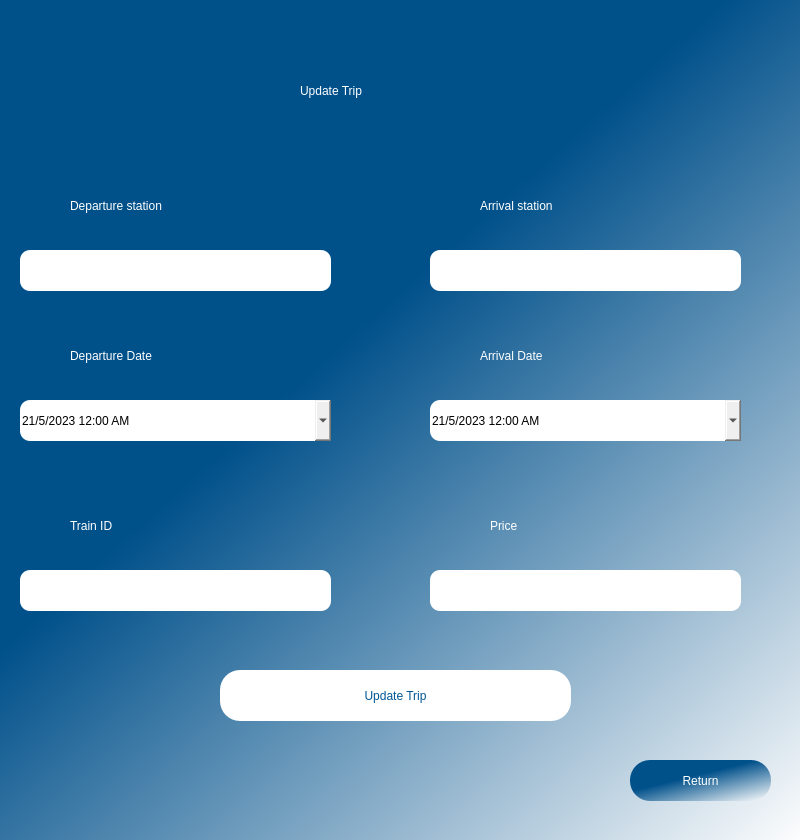
<?xml version="1.0" encoding="UTF-8"?>
<ui version="4.0">
 <class>Dialog</class>
 <widget class="QDialog" name="Dialog">
  <property name="geometry">
   <rect>
    <x>0</x>
    <y>0</y>
    <width>800</width>
    <height>840</height>
   </rect>
  </property>
  <property name="windowTitle">
   <string>Dialog</string>
  </property>
  <widget class="QWidget" name="frame" native="true">
   <property name="geometry">
    <rect>
     <x>0</x>
     <y>0</y>
     <width>800</width>
     <height>850</height>
    </rect>
   </property>
   <property name="styleSheet">
    <string notr="true">QWidget#frame{
    
	background-color: qlineargradient(spread:pad, x1:0.467, y1:0.37, x2:1, y2:1, stop:0 rgba(0, 80, 138, 255), stop:1 rgba(255, 255, 255, 255));

}</string>
   </property>
   <widget class="QLabel" name="label_3">
    <property name="geometry">
     <rect>
      <x>300</x>
      <y>60</y>
      <width>171</width>
      <height>61</height>
     </rect>
    </property>
    <property name="styleSheet">
     <string notr="true">font: 20 20pt &quot;Sitka Heading Semibold&quot;;
color: rgb(255, 255, 255);</string>
    </property>
    <property name="text">
     <string>Update Trip</string>
    </property>
   </widget>
   <widget class="QLineEdit" name="inputPrice">
    <property name="geometry">
     <rect>
      <x>430</x>
      <y>570</y>
      <width>311</width>
      <height>41</height>
     </rect>
    </property>
    <property name="styleSheet">
     <string notr="true">border-radius: 10px;</string>
    </property>
   </widget>
   <widget class="QLabel" name="priceLabel">
    <property name="geometry">
     <rect>
      <x>490</x>
      <y>510</y>
      <width>181</width>
      <height>31</height>
     </rect>
    </property>
    <property name="styleSheet">
     <string notr="true">font: 20 17pt &quot;Sitka Heading Semibold&quot;;
color: rgb(255, 255, 255);</string>
    </property>
    <property name="text">
     <string>Price</string>
    </property>
   </widget>
   <widget class="QPushButton" name="updateTripButton">
    <property name="geometry">
     <rect>
      <x>220</x>
      <y>670</y>
      <width>351</width>
      <height>51</height>
     </rect>
    </property>
    <property name="styleSheet">
     <string notr="true">QPushButton{
border-radius: 20px;
background-color: rgb(255, 255, 255);
font: 63 12pt &quot;Sitka Small Semibold&quot;;
color:rgb(0, 86, 148);
}

QPushButton:hover{
	background-color: #00508a;
	color:white;
}</string>
    </property>
    <property name="text">
     <string>Update Trip</string>
    </property>
    <property name="default">
     <bool>false</bool>
    </property>
   </widget>
   <widget class="QLineEdit" name="inputDepartureStation">
    <property name="geometry">
     <rect>
      <x>20</x>
      <y>250</y>
      <width>311</width>
      <height>41</height>
     </rect>
    </property>
    <property name="styleSheet">
     <string notr="true">border-radius: 10px;</string>
    </property>
   </widget>
   <widget class="QLabel" name="departureStationLabel">
    <property name="geometry">
     <rect>
      <x>70</x>
      <y>190</y>
      <width>221</width>
      <height>31</height>
     </rect>
    </property>
    <property name="styleSheet">
     <string notr="true">font: 20 17pt &quot;Sitka Heading Semibold&quot;;
color: rgb(255, 255, 255);</string>
    </property>
    <property name="text">
     <string>Departure station</string>
    </property>
   </widget>
   <widget class="QLabel" name="arrivalStationLabel">
    <property name="geometry">
     <rect>
      <x>480</x>
      <y>190</y>
      <width>241</width>
      <height>31</height>
     </rect>
    </property>
    <property name="styleSheet">
     <string notr="true">font: 20 17pt &quot;Sitka Heading Semibold&quot;;
color: rgb(255, 255, 255);</string>
    </property>
    <property name="text">
     <string>Arrival station</string>
    </property>
   </widget>
   <widget class="QLabel" name="startDateLabel">
    <property name="geometry">
     <rect>
      <x>70</x>
      <y>340</y>
      <width>241</width>
      <height>31</height>
     </rect>
    </property>
    <property name="styleSheet">
     <string notr="true">font: 20 17pt &quot;Sitka Heading Semibold&quot;;
color: rgb(255, 255, 255);</string>
    </property>
    <property name="text">
     <string>Departure Date</string>
    </property>
   </widget>
   <widget class="QLineEdit" name="inputArrivalStation">
    <property name="geometry">
     <rect>
      <x>430</x>
      <y>250</y>
      <width>311</width>
      <height>41</height>
     </rect>
    </property>
    <property name="styleSheet">
     <string notr="true">border-radius: 10px;</string>
    </property>
   </widget>
   <widget class="QPushButton" name="returnButton">
    <property name="geometry">
     <rect>
      <x>630</x>
      <y>760</y>
      <width>141</width>
      <height>41</height>
     </rect>
    </property>
    <property name="styleSheet">
     <string notr="true">QPushButton{
border-radius: 20px;
background-color:qlineargradient(spread:pad, x1:0.467, y1:0.37, x2:1, y2:1, stop:0 rgba(0, 80, 138, 255), stop:1 rgba(255, 255, 255, 255));
font: 63 12pt &quot;Sitka Small Semibold&quot;;
color:white;
}

QPushButton:hover{
	background-color: white;
	color: #00508a;
}</string>
    </property>
    <property name="text">
     <string>Return</string>
    </property>
   </widget>
   <widget class="QLabel" name="endDateLabel">
    <property name="geometry">
     <rect>
      <x>480</x>
      <y>340</y>
      <width>241</width>
      <height>31</height>
     </rect>
    </property>
    <property name="styleSheet">
     <string notr="true">font: 20 17pt &quot;Sitka Heading Semibold&quot;;
color: rgb(255, 255, 255);</string>
    </property>
    <property name="text">
     <string>Arrival Date</string>
    </property>
   </widget>
   <widget class="QLabel" name="trainIDLabel">
    <property name="geometry">
     <rect>
      <x>70</x>
      <y>510</y>
      <width>191</width>
      <height>31</height>
     </rect>
    </property>
    <property name="styleSheet">
     <string notr="true">font: 20 17pt &quot;Sitka Heading Semibold&quot;;
color: rgb(255, 255, 255);</string>
    </property>
    <property name="text">
     <string>Train ID</string>
    </property>
   </widget>
   <widget class="QLineEdit" name="inputTrainID">
    <property name="geometry">
     <rect>
      <x>20</x>
      <y>570</y>
      <width>311</width>
      <height>41</height>
     </rect>
    </property>
    <property name="styleSheet">
     <string notr="true">border-radius: 10px;</string>
    </property>
   </widget>
   <widget class="QDateTimeEdit" name="inputStartDate">
    <property name="geometry">
     <rect>
      <x>20</x>
      <y>400</y>
      <width>311</width>
      <height>41</height>
     </rect>
    </property>
    <property name="styleSheet">
     <string notr="true">border-radius: 10px;</string>
    </property>
    <property name="minimumDate">
     <date>
      <year>2023</year>
      <month>5</month>
      <day>21</day>
     </date>
    </property>
    <property name="displayFormat">
     <string>d/M/yyyy h:mm AP</string>
    </property>
    <property name="calendarPopup">
     <bool>true</bool>
    </property>
   </widget>
   <widget class="QDateTimeEdit" name="inputEndDate">
    <property name="geometry">
     <rect>
      <x>430</x>
      <y>400</y>
      <width>311</width>
      <height>41</height>
     </rect>
    </property>
    <property name="styleSheet">
     <string notr="true">border-radius: 10px;</string>
    </property>
    <property name="minimumDate">
     <date>
      <year>2023</year>
      <month>5</month>
      <day>21</day>
     </date>
    </property>
    <property name="displayFormat">
     <string>d/M/yyyy h:mm AP</string>
    </property>
    <property name="calendarPopup">
     <bool>true</bool>
    </property>
   </widget>
   <widget class="QLabel" name="error">
    <property name="geometry">
     <rect>
      <x>210</x>
      <y>750</y>
      <width>391</width>
      <height>20</height>
     </rect>
    </property>
    <property name="styleSheet">
     <string notr="true">font: 10pt &quot;Sitka Heading Semibold&quot;;
color:rgb(180, 0, 0)</string>
    </property>
    <property name="text">
     <string/>
    </property>
    <property name="alignment">
     <set>Qt::AlignCenter</set>
    </property>
   </widget>
  </widget>
 </widget>
 <resources/>
 <connections/>
</ui>
